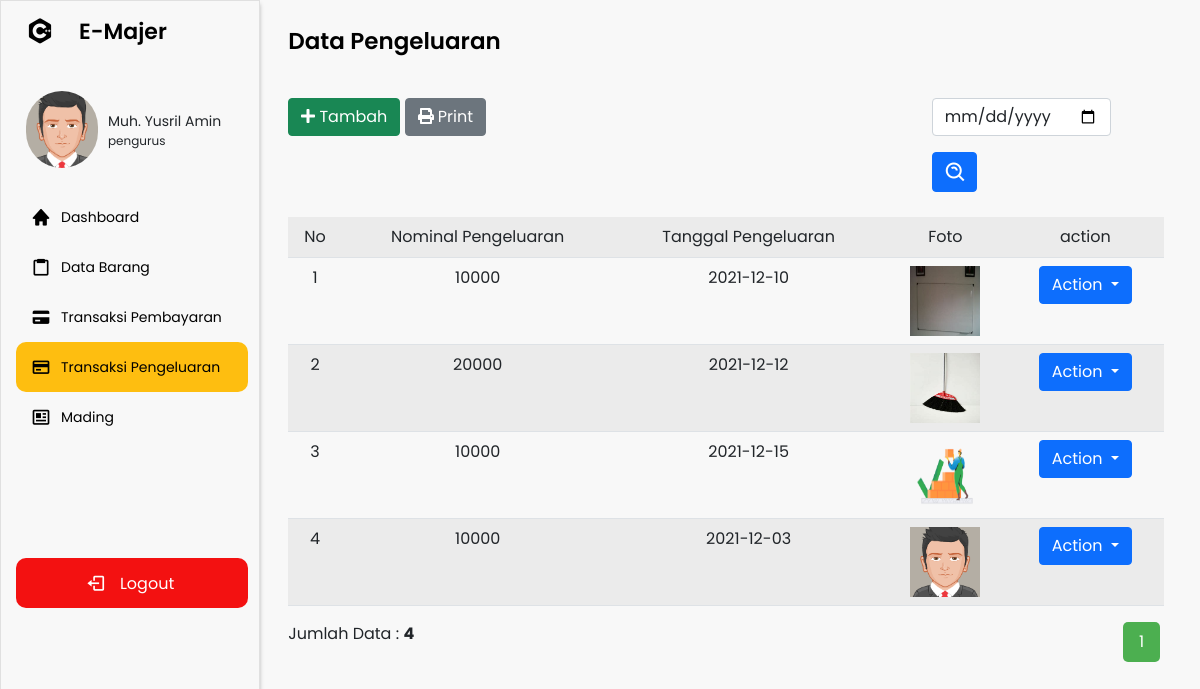
Screenshot of /navbar.php?p=pengeluaran (signed in) with the database file from the repository.
### tables this page shows
CREATE TABLE `akun` (
  `id_akun` varchar(15) NOT NULL,
  `nama` varchar(50) NOT NULL,
  `email` varchar(50) NOT NULL,
  `username` varchar(50) NOT NULL,
  `password` varchar(50) NOT NULL,
  `id_kelas` varchar(15) NOT NULL,
  `id_level` int(11) NOT NULL,
  `saldo` varchar(25) NOT NULL
);

CREATE TABLE `level` (
  `id_level` int(11) NOT NULL,
  `nama_level` varchar(50) NOT NULL
);

CREATE TABLE `pengeluaran` (
  `id_pengeluaran` varchar(15) NOT NULL,
  `nominal_pengeluaran` varchar(25) NOT NULL,
  `tgl_pengeluaran` date NOT NULL,
  `id_akun` varchar(15) NOT NULL,
  `nama_kelas` varchar(15) NOT NULL,
  `foto` varchar(25) NOT NULL
);

### pages/pengeluaran.php (the view, shortened to what this page needs)
<section class="home-section">
    <div class="home-content">
        <span class="text">Data Pengeluaran</span>
    </div>
    <div class="content">
        <div class="row" style="width:97%;">
            <div class="col-md-8">
                <?php if ($level == 1) { ?>
                    <button type="button" class="btn btn-success" data-bs-toggle="modal" data-bs-target="#staticBackdrop">
                        <i class="fas fa-plus"></i> Tambah
                    </button>
                    <button type="button" class="btn btn-secondary"><i class="fas fa-print"></i> Print</button>
                <?php } ?>
            </div>
            <div class="col-md-4">
                <form class="row g-3" style="margin-left: 17%; margin-bottom:-15px;" method="POST">
                    <div class="col-auto">
                        <input type="date" name="pencarian" class="form-control" id="inputPassword2" placeholder="Nama Barang">
                    </div>
                    <div class="col-auto">
                        <button type="submit" class="btn btn-primary mb-3" style="height: 40px; padding-top:8px; width:45px; padding-left:11px;"><i class='bx bx-search-alt fs-4'></i></button>
                    </div>
                </form>
            </div>
        </div>
        <table class="table table-striped mt-4 ml-3" style="width:96%; text-align:center;">
            <tr>
                <td>No</td>
                <td>Nominal Pengeluaran</td>
                <td>Tanggal Pengeluaran</td>
                <td>Foto</td>
                <?php if ($level == 1) { ?>
                    <td colspan="2">action</td>
                <?php } ?>
            </tr>
            <?php
            $batas = 4;
            extract($_GET);
            if (empty($hal)) {
                $posisi = 0;
                $hal = 1;
                $nomor = 1;
            } else {
                $posisi = ($hal - 1) * $batas;
                $nomor = $posisi + 1;
            }
            if ($_SERVER['REQUEST_METHOD'] == "POST") {
                $pencarian = trim(mysqli_real_escape_string($koneksi, $_POST['pencarian']));
                if ($pencarian != "") {
                    $query = "SELECT * FROM pengeluaran WHERE nama_kelas = '$kelas' AND tgl_pengeluaran LIKE '%$pencarian%' LIMIT $posisi, $batas";
                    $queryJml = "SELECT * FROM pengeluaran WHERE nama_kelas = '$kelas' AND tgl_pengeluaran LIKE '%$pencarian%'";
                    $no = $posisi * 1;
                } else {
                    $query = "SELECT * FROM pengeluaran WHERE nama_kelas = '$kelas' LIMIT $posisi, $batas";
                    $queryJml = "SELECT * FROM pengeluaran WHERE nama_kelas = '$kelas'";
                    $no = $posisi * 1;
                }
            } else {
                $query = "SELECT * FROM pengeluaran WHERE nama_kelas = '$kelas' LIMIT $posisi, $batas";
                $queryJml = "SELECT * FROM pengeluaran WHERE nama_kelas = '$kelas'";
            }
            $q_tampil_transaksi = mysqli_query($koneksi, $query);
            if (mysqli_num_rows($q_tampil_transaksi) > 0) {
                while ($r_tampil_transaksi = mysqli_fetch_array($q_tampil_transaksi)) {
                    if (empty($r_tampil_transaksi['foto']) or ($r_tampil_transaksi['foto'] == '-')) {
                        $foto = "barang.jpg";
                    } else {
                        $foto = $r_tampil_transaksi['foto'];
                    }
            ?>
                    <tr>
                        <td><?php echo $nomor; ?></td>
                        <td><?php echo $r_tampil_transaksi['nominal_pengeluaran']; ?></td>
                        <td><?php echo $r_tampil_transaksi['tgl_pengeluaran']; ?></td>
                        <td><img src="<?php echo "assets/gambar/" . $foto ?>" width=70px height=70px></td>
                        <?php if ($level == 1) { ?>
                            <td>
                                <div class="dropdown">
                                    <button class="btn btn-primary dropdown-toggle" type="button" id="dropdownMenuButton1" data-bs-toggle="dropdown" aria-expanded="false">
                                        Action
                                    </button>
                                </div>
                            </td>
                        <?php } ?>
                    </tr>
            <?php $nomor++;
                }
            } else {
                echo "<tr><td colspan=6>Data Tidak Ditemukan</td></tr>";
            } ?>
        </table>
        <?php
        if (isset($_POST['pencarian'])) {
            if ($_POST['pencarian'] != '') {
                echo "<div style=\"float:left;\">";
                $jml = mysqli_num_rows(mysqli_query($koneksi, $queryJml));
                echo "Data Hasil Pencarian: <b>$jml</b>";
                echo "</div>";
        ?>
                <div class="pagination">
                    <?php
                    $jml_hal = ceil($jml / $batas);
                    for ($i = 1; $i <= $jml_hal; $i++) {
                        if ($i != $hal) {
                            echo "<a href=\"?p=transaksi&hal=$i\">$i</a>";
                        } else {
                            echo "<a class=\"active\">$i</a>";
                        }
                    }
                    ?>
                </div>
            <?php
            } else {
                echo "<meta http-equiv='refresh' content='0; url=navbar.php?p=pengeluaran'>";
            }
        } else { ?>
            <div style="float: left;">
                <?php
                $jml = mysqli_num_rows(mysqli_query($koneksi, $queryJml));
                echo "Jumlah Data : <b>$jml</b>";
                ?>
            </div>
            <div class="pagination">
                <?php
                $jml_hal = ceil($jml / $batas);
                for ($i = 1; $i <= $jml_hal; $i++) {
                    if ($i != $hal) {
                        echo "<a href=\"?p=transaksi&hal=$i\">$i</a>";
                    } else {
                        echo "<a class=\"active\">$i</a>";
                    }
                }
                ?>
            </div>
        <?php
        }
        ?>
    </div>
</section>

### navbar.php (shortened to what this page needs)
<?php
include 'koneksi.php';
$id = $_SESSION['id_akun'];
$nama = $_SESSION['nama'];
$kelas = $_SESSION['id_kelas'];
$level = $_SESSION['id_level'];
$query = "SELECT * FROM akun INNER JOIN kelas ON akun.id_kelas = kelas.id_kelas INNER JOIN level ON akun.id_level = level.id_level WHERE akun.id_akun = '$id'";
$result = mysqli_query($koneksi, $query);
if (mysqli_num_rows($result) > 0) {
    while ($row = mysqli_fetch_array($result)) {
?>
        <!DOCTYPE html>
        <html lang="en">
        <head>
            <link rel="stylesheet" href="assets/css/kalender.css">
            <link rel="stylesheet" href="assets/css/style.css">
            <link href="https://cdn.jsdelivr.net/npm/bootstrap@5.0.2/dist/css/bootstrap.min.css" rel="stylesheet">
            <link href='https://unpkg.com/boxicons@2.0.7/css/boxicons.min.css' rel='stylesheet'>
            <link rel="stylesheet" href="https://cdnjs.cloudflare.com/ajax/libs/font-awesome/5.13.0/css/all.min.css">
        </head>
        <body>
            <div class="sidebar">
                <div class="logo-details">
                    <i class='bx bxl-c-plus-plus'></i>
                    <span class="logo_name">E-Majer</span>
                </div>
                <div class="profil-box">
                    <img src="assets/gambar/avatar53.png" alt="">
                    <div class="profil-name">
                        <p class="nama"><?= $nama ?></p>
                        <p class="level"><?= $row['nama_level'] ?></p>
                    </div>
                </div>
                <ul class="nav-links">
                    <li>
                        <div class="li">
                            <a href="navbar.php?p=home">
                                <i class='bx bxs-home'></i>
                                <span class="link_name">Dashboard</span>
                            </a>
                        </div>
                    </li>
                    <li>
                        <div class="li">
                            <a href="navbar.php?p=barang">
                                <i class='bx bx-clipboard'></i>
                                <span class="link_name">Data Barang</span>
                            </a>
                        </div>
                    </li>
                    <li>
                        <div class="li">
                            <?php if ($level == 1) { ?>
                                <a href="navbar.php?p=buku-transaksi">
                                    <i class='bx bxs-credit-card'></i>
                                    <span class="link_name">Transaksi Pembayaran</span>
                                </a>
                            <?php } ?>
                        </div>
                    </li>
                    <li>
                        <div class="li">
                            <?php if ($level == 1) { ?>
                                <a href="navbar.php?p=pengeluaran">
                                    <i class='bx bx-credit-card'></i>
                                    <span class="link_name">Transaksi Pengeluaran</span>
                                </a>
                            <?php } ?>
                        </div>
                    </li>
                    <li>
                        <div class="li">
                            <a href="navbar.php?p=mading">
                                <i class='bx bx-news'></i>
                                <span class="link_name">Mading</span>
                            </a>
                        </div>
                    </li>
                    <li>
                        <div class="logout1">
                            <div class="logout">
                                <i class='bx bx-log-out'></i>
                                <span class="link_name">Logout</span>
                            </div>
                        </div>
                    </li>
                </ul>
            </div>
            <?php
            $pages_dir = 'pages';
            if (!empty($_GET['p'])) {
                $pages = scandir($pages_dir, 0);
                unset($pages[0], $pages[1]);
                $p = $_GET['p'];
                if (in_array($p . '.php', $pages)) {
                    include($pages_dir . '/' . $p . '.php');
                } else {
                    echo 'Halaman Tidak Ditemukan';
                }
            } else {
                include($pages_dir . '/home.php');
            }
            ?>
        </body>
        </html>
<?php }
} ?>

### assets/css/kalender.css (style rules this page uses)
form { margin:0px; padding:0px; font-family:Ebrima, Arial, Helvetica, sans-serif; ; color:#666; empty-cells:hide; }

### assets/css/style.css (style rules this page uses)
* { margin:0px; padding: 0px; font-family: 'Poppins', sans-serif; }
.sidebar { position: fixed; top: 0; left: 0; height: 100%; width: 260px; position: fixed; background: #F8F8F8; border: 1px solid rgba(170, 170, 170, 0.3); box-shadow: 0px 4px 4px rgba(0, 0, 0, 0.25); z-index: 100; transition: all 0.5s ease; }
.sidebar .logo-details { height: 60px; width: 100%; display: flex; align-items: center; }
.sidebar .logo-details i { font-size: 30px; color: #000000; height: 50px; min-width: 78px; text-align: center; line-height: 50px; }
.sidebar .profil-box { display: flex; padding-top: 30px; }
.sidebar .profil-box img { width: 4.5rem; height: 4.8rem; margin-right: 10px; margin-left: 25px; border-radius: 80px; }
.sidebar .profil-box .profil-name { padding-top: 20px; }
.sidebar .profil-box .profil-name .nama { font-size: 14px; font-family: 'Poppins', sans-serif; }
.sidebar .profil-box .profil-name .level { font-size: 12px; position: relative; font-family: 'Poppins', sans-serif; top: -1rem; }
.sidebar .logo-details .logo_name { font-size: 22px; color: #000000; font-weight: 600; transition: 0.3s ease; transition-delay: 0.1s; }
.sidebar .nav-links { height: 100%; padding: 10px 0 150px 0; overflow: auto; }
.sidebar .nav-links li { position: relative; list-style: none; transition: all 0.4s ease; }
.sidebar .nav-links .active { background: #FEBE10; width: 90%; margin-left: 15px; border-radius: 10px 10px 10px 10px; }
.sidebar .nav-links .logout1 { background: #F31111; color: #FFFFFF; width: 90%; margin-left: 15px; margin-top: 45%; border-radius: 10px 10px 10px 10px; }
.sidebar .nav-links .logout1 span { position: relative; top: -3px; }
.sidebar .nav-links .logout1 i { margin-left: 30%; color: #FFFFFF; }
.sidebar .nav-links .active a { position: relative; left: -15px; }
.sidebar .nav-links li i { height: 50px; margin-left: 30px; margin-right: 10px; text-align: center; line-height: 50px; color: #000000; font-size: 20px; cursor: pointer; transition: all 0.3s ease; }
.sidebar .nav-links li a { display: flex; align-items: center; text-decoration: none; }
.sidebar .nav-links li a .link_name { font-size: 14px; font-weight: 400; color: #000000; transition: all 0.4s ease; }
.home-section { position: relative; background: #f8f8f8; height: 100%; left: 260px; padding-bottom: 3px; width: calc(100% - 260px); transition: all 0.5s ease; }
.home-section .home-content { height: 60px; display: flex; align-items: center; }
.home-section .home-content .text { font-size: 23px; color: #000000; padding-top: 23px; font-weight: 600; padding-left: 3%; width: 87%; font-family: 'Poppins'; }
.home-section .content { width: 100%; height: 88vh; padding-left: 3%; padding-top: 4%; }
.home-section .content .pagination { float: right; padding-right: 40px; }
.home-section .content .pagination a { color: black; float: left; padding: 8px 16px; text-decoration: none; }
.home-section .content .pagination a.active { background-color: #4CAF50; color: white; border-radius: 5px; }

### rows the page displays
akun: id_level.nama_level "pengurus", jml "4"
pengeluaran: nominal_pengeluaran "10000", tgl_pengeluaran "2021-12-10", foto (picture)
pengeluaran: nominal_pengeluaran "20000", tgl_pengeluaran "2021-12-12", foto (picture)
pengeluaran: nominal_pengeluaran "10000", tgl_pengeluaran "2021-12-15", foto (picture)
pengeluaran: nominal_pengeluaran "10000", tgl_pengeluaran "2021-12-03", foto (picture)
